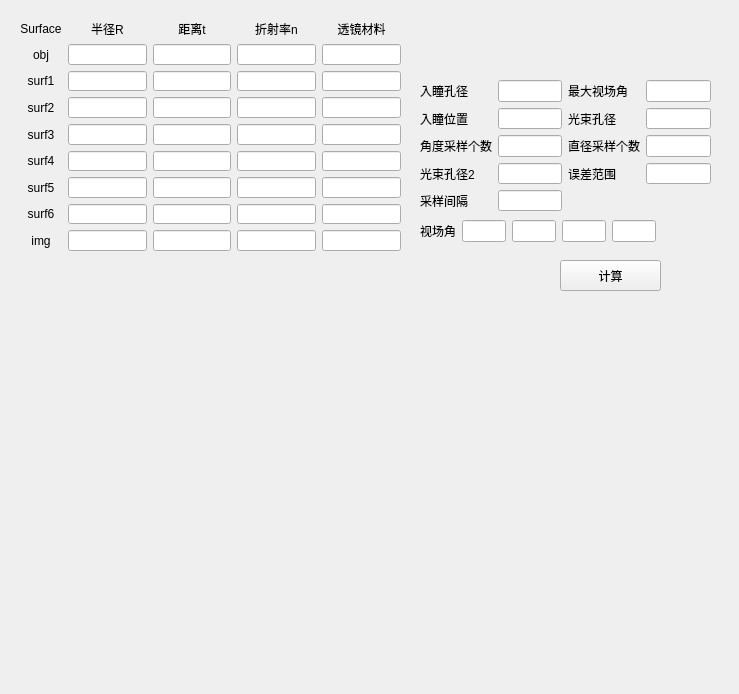
<?xml version="1.0" encoding="UTF-8"?>
<ui version="4.0">
 <class>MainWindow</class>
 <widget class="QMainWindow" name="MainWindow">
  <property name="geometry">
   <rect>
    <x>0</x>
    <y>0</y>
    <width>739</width>
    <height>694</height>
   </rect>
  </property>
  <property name="windowTitle">
   <string>窗体1</string>
  </property>
  <widget class="QWidget" name="centralwidget">
   <widget class="QWidget" name="gridLayoutWidget">
    <property name="geometry">
     <rect>
      <x>20</x>
      <y>20</y>
      <width>381</width>
      <height>231</height>
     </rect>
    </property>
    <layout class="QGridLayout" name="gridLayout">
     <item row="5" column="4">
      <widget class="QLineEdit" name="lineEdit_49"/>
     </item>
     <item row="3" column="4">
      <widget class="QLineEdit" name="lineEdit_55"/>
     </item>
     <item row="4" column="4">
      <widget class="QLineEdit" name="lineEdit_47"/>
     </item>
     <item row="6" column="1">
      <widget class="QLineEdit" name="lineEdit_12"/>
     </item>
     <item row="7" column="1">
      <widget class="QLineEdit" name="lineEdit_13"/>
     </item>
     <item row="1" column="0">
      <widget class="QLabel" name="label_2">
       <property name="text">
        <string>obj</string>
       </property>
       <property name="alignment">
        <set>Qt::AlignCenter</set>
       </property>
      </widget>
     </item>
     <item row="2" column="2">
      <widget class="QLineEdit" name="lineEdit_8"/>
     </item>
     <item row="0" column="0">
      <widget class="QLabel" name="label">
       <property name="text">
        <string>Surface</string>
       </property>
       <property name="alignment">
        <set>Qt::AlignCenter</set>
       </property>
      </widget>
     </item>
     <item row="4" column="0">
      <widget class="QLabel" name="label_5">
       <property name="text">
        <string>surf3</string>
       </property>
       <property name="alignment">
        <set>Qt::AlignCenter</set>
       </property>
      </widget>
     </item>
     <item row="8" column="0">
      <widget class="QLabel" name="label_9">
       <property name="text">
        <string>img</string>
       </property>
       <property name="alignment">
        <set>Qt::AlignCenter</set>
       </property>
      </widget>
     </item>
     <item row="7" column="2">
      <widget class="QLineEdit" name="lineEdit_21"/>
     </item>
     <item row="8" column="3">
      <widget class="QLineEdit" name="lineEdit_31"/>
     </item>
     <item row="0" column="2">
      <widget class="QLabel" name="label_13">
       <property name="text">
        <string>距离t</string>
       </property>
       <property name="alignment">
        <set>Qt::AlignCenter</set>
       </property>
      </widget>
     </item>
     <item row="5" column="3">
      <widget class="QLineEdit" name="lineEdit_28"/>
     </item>
     <item row="7" column="4">
      <widget class="QLineEdit" name="lineEdit_51"/>
     </item>
     <item row="0" column="3">
      <widget class="QLabel" name="label_14">
       <property name="text">
        <string>折射率n</string>
       </property>
       <property name="alignment">
        <set>Qt::AlignCenter</set>
       </property>
      </widget>
     </item>
     <item row="3" column="3">
      <widget class="QLineEdit" name="lineEdit_26"/>
     </item>
     <item row="6" column="2">
      <widget class="QLineEdit" name="lineEdit_20"/>
     </item>
     <item row="5" column="1">
      <widget class="QLineEdit" name="lineEdit_11"/>
     </item>
     <item row="4" column="2">
      <widget class="QLineEdit" name="lineEdit_18"/>
     </item>
     <item row="5" column="2">
      <widget class="QLineEdit" name="lineEdit_19"/>
     </item>
     <item row="6" column="3">
      <widget class="QLineEdit" name="lineEdit_29"/>
     </item>
     <item row="3" column="2">
      <widget class="QLineEdit" name="lineEdit_17"/>
     </item>
     <item row="5" column="0">
      <widget class="QLabel" name="label_6">
       <property name="text">
        <string>surf4</string>
       </property>
       <property name="alignment">
        <set>Qt::AlignCenter</set>
       </property>
      </widget>
     </item>
     <item row="2" column="3">
      <widget class="QLineEdit" name="lineEdit_25"/>
     </item>
     <item row="2" column="4">
      <widget class="QLineEdit" name="lineEdit_52"/>
     </item>
     <item row="1" column="2">
      <widget class="QLineEdit" name="lineEdit_3"/>
     </item>
     <item row="4" column="3">
      <widget class="QLineEdit" name="lineEdit_27"/>
     </item>
     <item row="8" column="1">
      <widget class="QLineEdit" name="lineEdit_14"/>
     </item>
     <item row="0" column="1">
      <widget class="QLabel" name="label_12">
       <property name="layoutDirection">
        <enum>Qt::LeftToRight</enum>
       </property>
       <property name="text">
        <string>半径R</string>
       </property>
       <property name="alignment">
        <set>Qt::AlignCenter</set>
       </property>
      </widget>
     </item>
     <item row="6" column="4">
      <widget class="QLineEdit" name="lineEdit_50"/>
     </item>
     <item row="8" column="4">
      <widget class="QLineEdit" name="lineEdit_45"/>
     </item>
     <item row="0" column="4">
      <widget class="QLabel" name="label_15">
       <property name="text">
        <string>透镜材料</string>
       </property>
       <property name="alignment">
        <set>Qt::AlignCenter</set>
       </property>
      </widget>
     </item>
     <item row="6" column="0">
      <widget class="QLabel" name="label_7">
       <property name="text">
        <string>surf5</string>
       </property>
       <property name="alignment">
        <set>Qt::AlignCenter</set>
       </property>
      </widget>
     </item>
     <item row="2" column="0">
      <widget class="QLabel" name="label_3">
       <property name="text">
        <string>surf1</string>
       </property>
       <property name="alignment">
        <set>Qt::AlignCenter</set>
       </property>
      </widget>
     </item>
     <item row="8" column="2">
      <widget class="QLineEdit" name="lineEdit_22"/>
     </item>
     <item row="3" column="0">
      <widget class="QLabel" name="label_4">
       <property name="text">
        <string>surf2</string>
       </property>
       <property name="alignment">
        <set>Qt::AlignCenter</set>
       </property>
      </widget>
     </item>
     <item row="2" column="1">
      <widget class="QLineEdit" name="lineEdit_2"/>
     </item>
     <item row="3" column="1">
      <widget class="QLineEdit" name="lineEdit_9"/>
     </item>
     <item row="7" column="3">
      <widget class="QLineEdit" name="lineEdit_30"/>
     </item>
     <item row="1" column="4">
      <widget class="QLineEdit" name="lineEdit_5"/>
     </item>
     <item row="7" column="0">
      <widget class="QLabel" name="label_8">
       <property name="text">
        <string>surf6</string>
       </property>
       <property name="alignment">
        <set>Qt::AlignCenter</set>
       </property>
      </widget>
     </item>
     <item row="1" column="1">
      <widget class="QLineEdit" name="lineEdit"/>
     </item>
     <item row="1" column="3">
      <widget class="QLineEdit" name="lineEdit_4"/>
     </item>
     <item row="4" column="1">
      <widget class="QLineEdit" name="lineEdit_10"/>
     </item>
    </layout>
   </widget>
   <widget class="QPushButton" name="pushButton">
    <property name="geometry">
     <rect>
      <x>560</x>
      <y>260</y>
      <width>101</width>
      <height>31</height>
     </rect>
    </property>
    <property name="text">
     <string>计算</string>
    </property>
   </widget>
   <widget class="QWidget" name="gridLayoutWidget_2">
    <property name="geometry">
     <rect>
      <x>420</x>
      <y>80</y>
      <width>291</width>
      <height>131</height>
     </rect>
    </property>
    <layout class="QGridLayout" name="gridLayout_2">
     <item row="2" column="0">
      <widget class="QLabel" name="label_16">
       <property name="text">
        <string>角度采样个数</string>
       </property>
      </widget>
     </item>
     <item row="0" column="3">
      <widget class="QLineEdit" name="lineEdit_6"/>
     </item>
     <item row="0" column="2">
      <widget class="QLabel" name="label_23">
       <property name="text">
        <string>最大视场角</string>
       </property>
      </widget>
     </item>
     <item row="3" column="2">
      <widget class="QLabel" name="label_21">
       <property name="text">
        <string>误差范围</string>
       </property>
      </widget>
     </item>
     <item row="2" column="2">
      <widget class="QLabel" name="label_20">
       <property name="text">
        <string>直径采样个数</string>
       </property>
      </widget>
     </item>
     <item row="0" column="0">
      <widget class="QLabel" name="label_10">
       <property name="text">
        <string>入瞳孔径</string>
       </property>
      </widget>
     </item>
     <item row="1" column="0">
      <widget class="QLabel" name="label_11">
       <property name="text">
        <string>入瞳位置</string>
       </property>
      </widget>
     </item>
     <item row="3" column="0">
      <widget class="QLabel" name="label_17">
       <property name="text">
        <string>光束孔径2</string>
       </property>
      </widget>
     </item>
     <item row="4" column="0">
      <widget class="QLabel" name="label_18">
       <property name="text">
        <string>采样间隔</string>
       </property>
      </widget>
     </item>
     <item row="1" column="2">
      <widget class="QLabel" name="label_19">
       <property name="text">
        <string>光束孔径</string>
       </property>
      </widget>
     </item>
     <item row="0" column="1">
      <widget class="QLineEdit" name="lineEdit_37"/>
     </item>
     <item row="1" column="1">
      <widget class="QLineEdit" name="lineEdit_38"/>
     </item>
     <item row="2" column="1">
      <widget class="QLineEdit" name="lineEdit_35"/>
     </item>
     <item row="3" column="1">
      <widget class="QLineEdit" name="lineEdit_36"/>
     </item>
     <item row="4" column="1">
      <widget class="QLineEdit" name="lineEdit_34"/>
     </item>
     <item row="1" column="3">
      <widget class="QLineEdit" name="lineEdit_33"/>
     </item>
     <item row="2" column="3">
      <widget class="QLineEdit" name="lineEdit_32"/>
     </item>
     <item row="3" column="3">
      <widget class="QLineEdit" name="lineEdit_24"/>
     </item>
    </layout>
   </widget>
   <widget class="QWidget" name="horizontalLayoutWidget">
    <property name="geometry">
     <rect>
      <x>420</x>
      <y>220</y>
      <width>236</width>
      <height>22</height>
     </rect>
    </property>
    <layout class="QHBoxLayout" name="horizontalLayout">
     <item>
      <widget class="QLabel" name="label_22">
       <property name="text">
        <string>视场角</string>
       </property>
      </widget>
     </item>
     <item>
      <widget class="QLineEdit" name="lineEdit_39"/>
     </item>
     <item>
      <widget class="QLineEdit" name="lineEdit_16"/>
     </item>
     <item>
      <widget class="QLineEdit" name="lineEdit_15"/>
     </item>
     <item>
      <widget class="QLineEdit" name="lineEdit_7"/>
     </item>
    </layout>
   </widget>
  </widget>
 </widget>
 <resources/>
 <connections>
  <connection>
   <sender>pushButton</sender>
   <signal>clicked()</signal>
   <receiver>MainWindow</receiver>
   <slot>close()</slot>
   <hints>
    <hint type="sourcelabel">
     <x>501</x>
     <y>348</y>
    </hint>
    <hint type="destinationlabel">
     <x>524</x>
     <y>381</y>
    </hint>
   </hints>
  </connection>
 </connections>
</ui>
